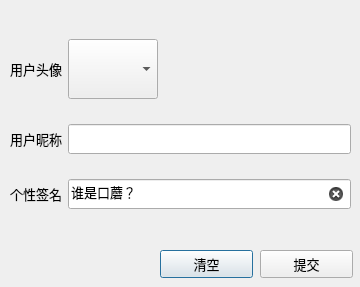
<?xml version="1.0" encoding="UTF-8"?>
<ui version="4.0">
 <class>SetUserDialog</class>
 <widget class="QDialog" name="SetUserDialog">
  <property name="geometry">
   <rect>
    <x>0</x>
    <y>0</y>
    <width>360</width>
    <height>287</height>
   </rect>
  </property>
  <property name="font">
   <font>
    <family>微软雅黑</family>
    <pointsize>10</pointsize>
   </font>
  </property>
  <property name="windowTitle">
   <string>Dialog</string>
  </property>
  <widget class="QPushButton" name="pb_clear">
   <property name="geometry">
    <rect>
     <x>160</x>
     <y>250</y>
     <width>93</width>
     <height>28</height>
    </rect>
   </property>
   <property name="minimumSize">
    <size>
     <width>93</width>
     <height>28</height>
    </size>
   </property>
   <property name="maximumSize">
    <size>
     <width>93</width>
     <height>28</height>
    </size>
   </property>
   <property name="text">
    <string>清空</string>
   </property>
  </widget>
  <widget class="QPushButton" name="pb_commit">
   <property name="geometry">
    <rect>
     <x>260</x>
     <y>250</y>
     <width>93</width>
     <height>28</height>
    </rect>
   </property>
   <property name="minimumSize">
    <size>
     <width>93</width>
     <height>28</height>
    </size>
   </property>
   <property name="maximumSize">
    <size>
     <width>93</width>
     <height>28</height>
    </size>
   </property>
   <property name="text">
    <string>提交</string>
   </property>
  </widget>
  <widget class="QWidget" name="">
   <property name="geometry">
    <rect>
     <x>10</x>
     <y>20</y>
     <width>341</width>
     <height>211</height>
    </rect>
   </property>
   <layout class="QGridLayout" name="gridLayout">
    <item row="0" column="0">
     <widget class="QLabel" name="lb_icon">
      <property name="minimumSize">
       <size>
        <width>0</width>
        <height>30</height>
       </size>
      </property>
      <property name="maximumSize">
       <size>
        <width>16777215</width>
        <height>30</height>
       </size>
      </property>
      <property name="text">
       <string>用户头像</string>
      </property>
     </widget>
    </item>
    <item row="0" column="1">
     <widget class="QComboBox" name="cbx_icon">
      <property name="minimumSize">
       <size>
        <width>90</width>
        <height>60</height>
       </size>
      </property>
      <property name="maximumSize">
       <size>
        <width>90</width>
        <height>60</height>
       </size>
      </property>
      <property name="iconSize">
       <size>
        <width>60</width>
        <height>60</height>
       </size>
      </property>
     </widget>
    </item>
    <item row="1" column="0">
     <widget class="QLabel" name="lb_name">
      <property name="minimumSize">
       <size>
        <width>0</width>
        <height>30</height>
       </size>
      </property>
      <property name="maximumSize">
       <size>
        <width>16777215</width>
        <height>30</height>
       </size>
      </property>
      <property name="text">
       <string>用户昵称</string>
      </property>
     </widget>
    </item>
    <item row="1" column="1">
     <widget class="QLineEdit" name="le_name">
      <property name="minimumSize">
       <size>
        <width>0</width>
        <height>30</height>
       </size>
      </property>
      <property name="maximumSize">
       <size>
        <width>16777215</width>
        <height>30</height>
       </size>
      </property>
      <property name="clearButtonEnabled">
       <bool>true</bool>
      </property>
     </widget>
    </item>
    <item row="2" column="0">
     <widget class="QLabel" name="lb_feeling">
      <property name="minimumSize">
       <size>
        <width>0</width>
        <height>30</height>
       </size>
      </property>
      <property name="maximumSize">
       <size>
        <width>16777215</width>
        <height>30</height>
       </size>
      </property>
      <property name="text">
       <string>个性签名</string>
      </property>
     </widget>
    </item>
    <item row="2" column="1">
     <widget class="QLineEdit" name="le_feeling">
      <property name="minimumSize">
       <size>
        <width>0</width>
        <height>30</height>
       </size>
      </property>
      <property name="maximumSize">
       <size>
        <width>16777215</width>
        <height>30</height>
       </size>
      </property>
      <property name="text">
       <string>谁是口蘑？</string>
      </property>
      <property name="clearButtonEnabled">
       <bool>true</bool>
      </property>
     </widget>
    </item>
   </layout>
  </widget>
 </widget>
 <resources/>
 <connections/>
</ui>
